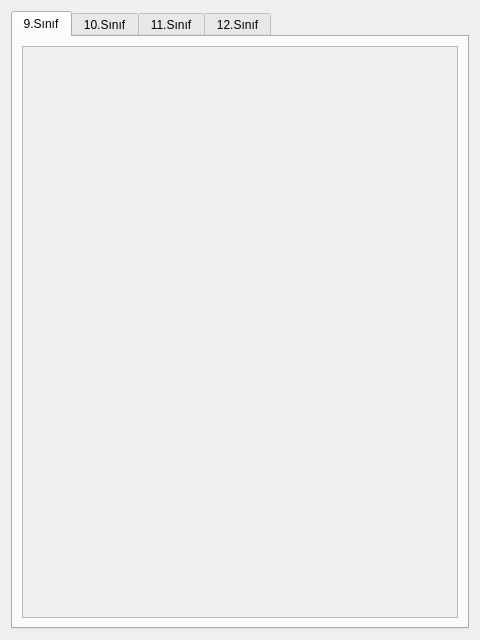
<?xml version="1.0" encoding="UTF-8"?>
<ui version="4.0">
 <class>PersonaPerWindow</class>
 <widget class="QDialog" name="PersonaPerWindow">
  <property name="geometry">
   <rect>
    <x>0</x>
    <y>0</y>
    <width>480</width>
    <height>640</height>
   </rect>
  </property>
  <property name="windowTitle">
   <string>Persona Dağılımları</string>
  </property>
  <layout class="QVBoxLayout" name="verticalLayout1">
   <item>
    <widget class="QTabWidget" name="tabWidget">
     <property name="currentIndex">
      <number>0</number>
     </property>
     <widget class="QWidget" name="tab">
      <attribute name="title">
       <string>9.Sınıf</string>
      </attribute>
      <layout class="QHBoxLayout" name="horizontalLayout">
       <item>
        <widget class="QScrollArea" name="scrollArea">
         <property name="horizontalScrollBarPolicy">
          <enum>Qt::ScrollBarAlwaysOff</enum>
         </property>
         <property name="widgetResizable">
          <bool>true</bool>
         </property>
         <widget class="QWidget" name="scrollAreaWidgetContents">
          <property name="geometry">
           <rect>
            <x>0</x>
            <y>0</y>
            <width>438</width>
            <height>571</height>
           </rect>
          </property>
          <layout class="QVBoxLayout" name="verticalLayout"/>
         </widget>
        </widget>
       </item>
      </layout>
     </widget>
     <widget class="QWidget" name="tab_3">
      <attribute name="title">
       <string>10.Sınıf</string>
      </attribute>
      <layout class="QHBoxLayout" name="horizontalLayout_2">
       <item>
        <widget class="QScrollArea" name="scrollArea_2">
         <property name="horizontalScrollBarPolicy">
          <enum>Qt::ScrollBarAlwaysOff</enum>
         </property>
         <property name="widgetResizable">
          <bool>true</bool>
         </property>
         <widget class="QWidget" name="scrollAreaWidgetContents_2">
          <property name="geometry">
           <rect>
            <x>0</x>
            <y>0</y>
            <width>438</width>
            <height>571</height>
           </rect>
          </property>
          <layout class="QVBoxLayout" name="verticalLayout_2"/>
         </widget>
        </widget>
       </item>
      </layout>
     </widget>
     <widget class="QWidget" name="tab_4">
      <attribute name="title">
       <string>11.Sınıf</string>
      </attribute>
      <layout class="QHBoxLayout" name="horizontalLayout_3">
       <item>
        <widget class="QScrollArea" name="scrollArea_3">
         <property name="horizontalScrollBarPolicy">
          <enum>Qt::ScrollBarAlwaysOff</enum>
         </property>
         <property name="widgetResizable">
          <bool>true</bool>
         </property>
         <widget class="QWidget" name="scrollAreaWidgetContents_3">
          <property name="geometry">
           <rect>
            <x>0</x>
            <y>0</y>
            <width>438</width>
            <height>571</height>
           </rect>
          </property>
          <layout class="QVBoxLayout" name="verticalLayout_3"/>
         </widget>
        </widget>
       </item>
      </layout>
     </widget>
     <widget class="QWidget" name="tab_2">
      <attribute name="title">
       <string>12.Sınıf</string>
      </attribute>
      <layout class="QHBoxLayout" name="horizontalLayout_4">
       <item>
        <widget class="QScrollArea" name="scrollArea_4">
         <property name="horizontalScrollBarPolicy">
          <enum>Qt::ScrollBarAlwaysOff</enum>
         </property>
         <property name="widgetResizable">
          <bool>true</bool>
         </property>
         <widget class="QWidget" name="scrollAreaWidgetContents_4">
          <property name="geometry">
           <rect>
            <x>0</x>
            <y>0</y>
            <width>438</width>
            <height>571</height>
           </rect>
          </property>
          <layout class="QVBoxLayout" name="verticalLayout_4"/>
         </widget>
        </widget>
       </item>
      </layout>
     </widget>
    </widget>
   </item>
  </layout>
 </widget>
 <resources/>
 <connections/>
</ui>
